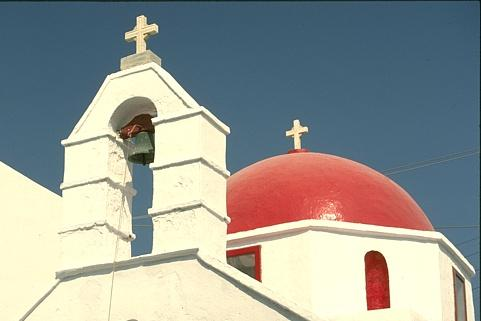
%> input picture matlab/filter/Pottslab/Data/church.jpg, 481 x 321 px
$ octave demoPotts2DColorMissing.m   (GNU Octave 9; MATLAB toolbox functions it lacks are replaced by stand-ins)
%> lines starting %> are read from the running program, lines starting %| are printed output that depends on the picture
### matlab/common_script/filter/Pottslab/Potts2D/minL2Potts2DADMM.m
function u = minL2Potts2DADMM(f, gamma, varargin)
%minL2Potts2DADMM A ADMM splitting strategy for the two-dimensional vector valued L^2-Potts
%problem
%
%Description:
% Minimizes the (2D) Potts problem
%
%  \gamma \| u \|_0 + \| A u - f \|_p^p -> min
%
% using ADMM splitting an dynamic programming
%
%Reference:
% M. Storath, A. Weinmann
% Fast partitioning of vector-valued images",
% SIAM Journal on Imaging Sciences, 2014

% written by M. Storath
% $Date: 2014-06-30 11:26:34 +0200 (Mo, 30 Jun 2014) $	$Revision: 99 $

[m,n,~] = size(f);

% parse options
ip = inputParser;
addParamValue(ip, 'muInit', gamma*1e-2);
addParamValue(ip, 'muStep', 2);
addParamValue(ip, 'tol', 1e-10);
addParamValue(ip, 'isotropic', true);
addParamValue(ip, 'verbose', false);
addParamValue(ip, 'weights', ones(m,n));
addParamValue(ip, 'multiThreading', true);
addParamValue(ip, 'quantization', true);
addParamValue(ip, 'useADMM', true);
parse(ip, varargin{:});
par = ip.Results;

% check args
assert(par.muStep > 1, 'Variable muStep must be > 1.');
assert(all(par.weights(:) >= 0), 'Weights must be >= 0.');
assert(par.tol > 0, 'Stopping tolerance must be > 0.');
assert(par.muInit > 0, 'muInit must be > 0.');

% cast data to PLImage
plf = pottslab.PLImage(f);

% main program (calls Java routines)
if par.isotropic
    % near-isotropic discretization
    omega(1) = sqrt(2.0) - 1.0;
    omega(2) = 1.0 - sqrt(2.0)/2.0;
    % alternative neighborhood weights
    %omega(1) = (2 * sqrt(2.0) - 1.0)/3;
    %omega(2) = (2 - sqrt(2.0))/3;
    plu = pottslab.JavaTools.minL2PottsADMM8(plf, gamma, par.weights, par.muInit, par.muStep, par.tol, par.verbose, par.multiThreading, par.useADMM, omega);

else
    % anisotropic discretization
    plu = pottslab.JavaTools.minL2PottsADMM4(plf, gamma, par.weights, par.muInit, par.muStep, par.tol, par.verbose, par.multiThreading, par.useADMM);
end

% reshape the 1D array given by .toDouble()
u = reshape( plu.toDouble(), size(f) );

% to remove small remaining variations in result (algorithm works with floats)
if par.quantization
    u = round(u * 255)/255;
end

end

### matlab/filter/Pottslab/Demos/2D/demoPotts2DColorMissing.m
% load image
img = double(imread('church.jpg'))/255;

% add Gaussian noise
sigma = 0.2;
imgNoisy = img + sigma * randn(size(img));
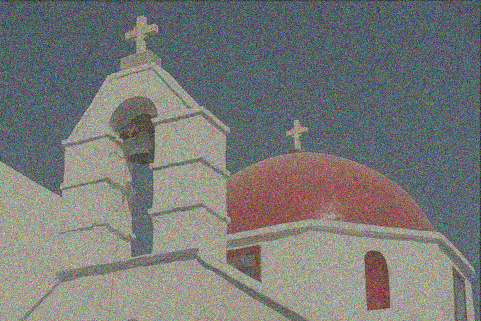
%> imgNoisy: size 321x481x3 double; mean R, G, B 0.597, 0.608, 0.585; mean of the top-left, top-right, bottom-left and bottom-right quarters 0.494, 0.376, 0.841, 0.673; drawn with min black and max white

% set weights and destroy image
[m,n,l] = size(img);
%> m = 321; n = 481; l = 3
missingFraction = 0.6;
weights = rand(m,n) > missingFraction;
imgNoisy(~cat(3, weights, weights, weights)) = 0;
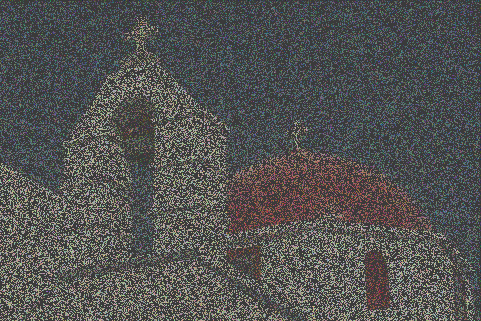
%> imgNoisy: size 321x481x3 double; mean R, G, B 0.238, 0.242, 0.233; drawn with min black and max white

%% Potts restoration
gamma = 0.4;
clear opts;
opts.weights = weights;
opts.verbose = true;
tic
u = minL2Potts2DADMM(imgNoisy, gamma, opts);
%> the run ends on the next line
